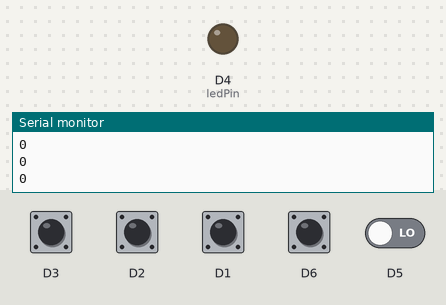
Bench run of a sketch on a simulated ESP8266 (NodeMCU). On the bench: output pins drawn as LEDs (lit = HIGH), the last lines printed to the serial monitor. Inputs (shaded band) come from the test bench; at power-on: D1–3, D6 HIGH, D5 LOW.

Above: at 2.8 s.
2.9 s: D5 driven HIGH
At 4.0 s:
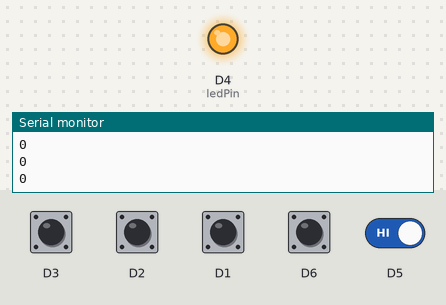
4.5 s: D5 driven LOW
At 5.5 s:
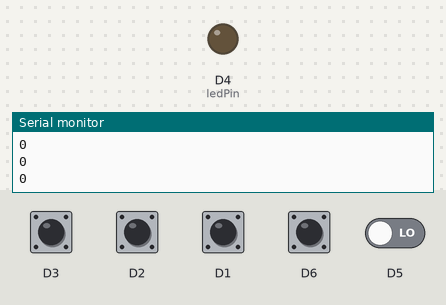
Timing chart, 0 to 7.5 s (numbered marks = the images above; inputs shaded):
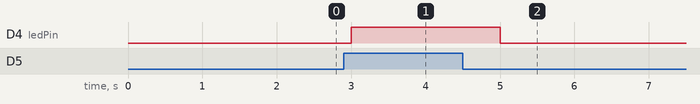

Measured:
- after the input at 2.9 s, D4 (ledPin): LOW → HIGH after 0.10 s
- after the input at 4.5 s, D4 (ledPin): HIGH → LOW after 0.50 s

The sketch:

sketch_aug30a.ino
```cpp
#include <ESP8266WiFi.h>
// Definición de uso de los pines
const int ledPin = 2;
bool estadoBoton1 =  false;
bool estadoBoton2 = false;
bool estadoBoton3 = false;
bool estadoBoton4 = false;
bool estadoBoton5 = false;
bool estadoBoton6 = false;
bool estadoBoton7 = false;
int contador = 0;
void setup(){
  // Activamosde los GPIO, el de entrada en modalidad PULL DOWN
  pinMode(D1, INPUT_PULLUP);
  pinMode(D2, INPUT_PULLUP);
  pinMode(D3, INPUT_PULLUP);
  pinMode(D4, INPUT_PULLUP);
  //pinMode(D5, INPUT_PULLUP);
  pinMode(D6, INPUT_PULLUP);
  //pinMode(D7, INPUT_PULLUP);
  pinMode(2, OUTPUT);
  Serial.begin(115200);
}
 void loop() {
   // Leemos el estado del GPIO
  estadoBoton1 = digitalRead(D1);
  estadoBoton2 = digitalRead(D2);
   estadoBoton3 = digitalRead(D3);
  estadoBoton4 = digitalRead(D4);
   estadoBoton5 = digitalRead(D5);
  estadoBoton6= digitalRead(D6);
  //estadoBoton7 = digitalRead(D7);
  // Controlamos el led según el resultado
  if (estadoBoton2 == HIGH) {
    digitalWrite(ledPin, HIGH);
    contador = contador + 1;
  }
  else {
    digitalWrite(ledPin, LOW);
  }
  if ((estadoBoton1 == HIGH) && (contador>=1)){
  contador = contador - 1;
  }
  if (estadoBoton4 == HIGH) {
    digitalWrite(ledPin, HIGH);
    contador = contador + 1;
  }
  else {
    digitalWrite(ledPin, LOW);
  }
  if ((estadoBoton3 == HIGH) && (contador>=1)){
  contador = contador - 1;
  }
   if (estadoBoton5 == HIGH) {
    digitalWrite(ledPin, HIGH);
    //contador = contador + 1;
  }
  else {
    digitalWrite(ledPin, LOW);
  }
  if ((estadoBoton6 == LOW) && (contador>=1)){
  contador = contador - 1;
  }
   if ((estadoBoton7 == HIGH) && (contador>=1)){
  //contador = contador - 1;
  }


  Serial.println(contador);
  delay(1000);
}
```
